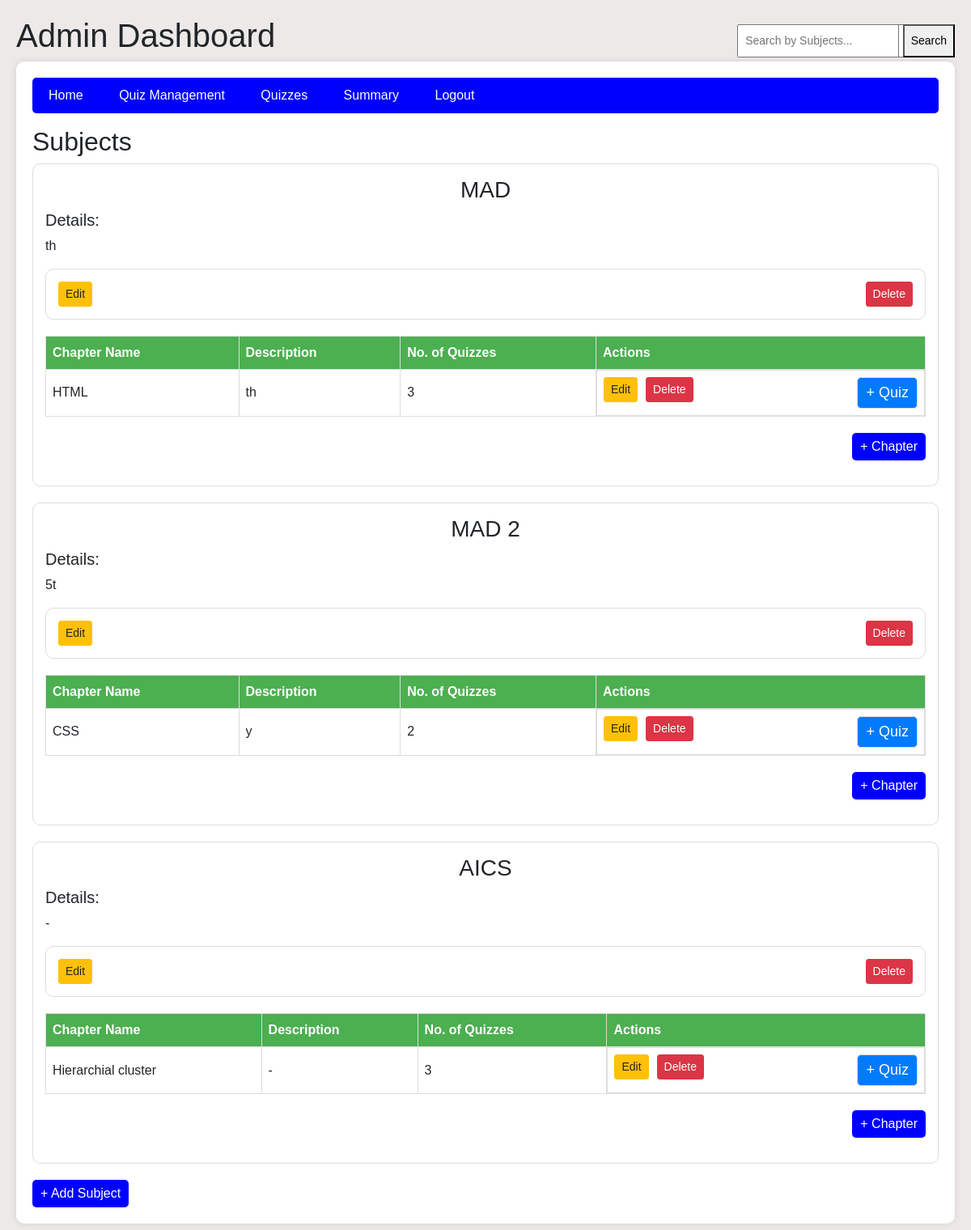
/admin/quiz_management, run on the app's committed database.
### model/model.py (models this page shows)
class Subject(db.Model):
    __tablename__ = "subjects"
    id = db.Column(db.Integer, primary_key=True)
    name = db.Column(db.String(100), nullable=False)
    description = db.Column(db.String(700), nullable=True)
    chapters = db.relationship("Chapter", back_populates="subject", cascade="all, delete-orphan")

class Chapter(db.Model):
    __tablename__ = "chapters"
    id = db.Column(db.Integer, primary_key=True)
    name = db.Column(db.String(100), nullable=False)
    description = db.Column(db.String(700), nullable=False)
    subject_id = db.Column(db.Integer, db.ForeignKey("subjects.id"), nullable=False)
    subject = db.relationship("Subject", back_populates="chapters")
    quizzes = db.relationship("Quiz", back_populates="chapter", cascade="all, delete-orphan")

### controllers/controllers.py (the view)
@controllers.route('/admin/quiz_management', methods = ['get', 'post'])
def admin_quiz_management():
    search_query = request.args.get('search', '').strip()  # Get search query from URL
    if search_query:
        subjects = Subject.query.filter(Subject.name.ilike(f"%{search_query}%")).all()  # Case-insensitive search
    else:
        subjects = Subject.query.all()  # Fetch all subjects for the dashboard
    chapters = Chapter.query.all()  # Fetch all chapters
    quizzes = Quiz.query.all()  # Fetch all quizzes
    questions = Question.query.all()  # Fetch all questions
    return render_template('admin_dashboard_1.html', subjects=subjects, chapters=chapters, quizzes=quizzes, questions=questions , search_query=search_query)

### templates/admin_dashboard_1.html (shortened to what this page needs)
<!DOCTYPE html>
<html lang="en">
<head>
    <link href="https://stackpath.bootstrapcdn.com/bootstrap/4.5.2/css/bootstrap.min.css" rel="stylesheet">
</head>
<body>
    <h1>Admin Dashboard</h1>
    <div class="dashboard-container">
        <div class="nav-bar">
            <div>
                <a href="{{ url_for('controllers.admin_dashboard') }}">Home</a>
                <a href="{{ url_for('controllers.admin_quiz_management') }}">Quiz Management</a>
                <a href="{{ url_for('controllers.admin_quizzes') }}">Quizzes</a>
                <a href="{{ url_for('controllers.admin_summary') }}">Summary</a>
                <a href="{{ url_for('controllers.logout') }}">Logout</a>
            </div>
            <div class="search-container">
            </div>
        </div>
    <div class="search-container">
        <form method="GET" action="{{ url_for('controllers.admin_quiz_management') }}">
            <input type="text" name="search" value="{{ search_query }}" placeholder="Search by Subjects...">
            <button type="submit">Search</button>
        </form>
    </div>
    <h2>Subjects</h2>
    {% for subject in subjects %}
    <div class="subject-box">
        <h3 align = "center">{{ subject.name }}</h3>
        <h5>Details:</h5>
        <p>
            {{subject.description}}
        </p>
        <div class = "sub-btn" >
            <form align = 'right' action = "{{ url_for('controllers.edit_subject', subject_id=subject.id)  }}" method ="get">
                <button class="btn btn-sm btn-warning">Edit</button>
            </form>
            <form align = 'right'  action = "{{ url_for('controllers.delete_subject', subject_id=subject.id) }}" method = "POST">
                <button class="btn btn-sm btn-danger" onclick="return confirm('Are you sure you want to delete Subject : {{subject.name}}?');">Delete</button>
            </form>
        </div>
        <table class="chapter-table">
            <thead>
                <tr>
                    <th>Chapter Name</th>
                    <th>Description</th>
                    <th>No. of Quizzes</th>
                    <th>Actions</th>
                </tr>
            </thead>
            <tbody>
                {% for chapter in subject.chapters %}
                <tr>
                    <td>{{ chapter.name }}</td>
                    <td>{{ chapter.description }}</td>
                    <td>{{ chapter.quizzes|length }}</td>
                    <td class="btn-inline">
                        <form  action = "{{ url_for('controllers.edit_chapter', chapter_id=chapter.id, subject_id = subject.id)  }}" method ="get" >
                            <button class="btn btn-sm btn-warning">Edit</button>
                        </form>
                        <form   action = "{{ url_for('controllers.delete_chapter', chapter_id=chapter.id) }}" method = "POST">
                            <button class="btn btn-sm btn-danger" onclick="return confirm('Are you sure you want to delete Chapter : {{chapter.name}}?');">Delete</button>
                        </form>
                        <form class = 'btn-quiz' action = "{{ url_for('controllers.create_quiz', chapter_id=chapter.id , subject_id = subject.id) }}" >
                            <button class="btn btn-primary">+ Quiz</button>
                        </form>
                    </td>
                </tr>
                {% endfor %}
            </tbody>
        </table>
            <form method="GET" action="{{ url_for('controllers.create_chapter', subject_id=subject.id) }}" style="display: inline;">
                <p align="right">
                 <button type="submit" class="btn-add">+ Chapter</button>
                </p>
            </form>
    </div>
    {% endfor %}
    <form method="GET" action="{{ url_for('controllers.create_subject') }}" style="display: inline;">
        <button type="submit" class="btn-add">+ Add Subject</button>
    </form>
</div>
</body>
</html>

### templates/admin_dashboard_1.html (style rules this page uses)
body { font-family: Arial, sans-serif; margin: 0; padding: 20px; background-color: rgb(237, 233, 233); }
.search-container { position: absolute; right: 20px; top: 20px; }
.search-container input[type="text"] { padding: 8px; font-size: 14px; }
.search-container button { padding: 8px; font-size: 14px; }
table { width: 100%; border-collapse: collapse; margin-bottom: 20px; }
table, th, td { border: 1px solid #ddd; }
th, td { padding: 10px; text-align: left; }
th { background-color: #4CAF50; color: white; }
.dashboard-container { max-width: 1200px; margin: auto; background: white; padding: 20px; border-radius: 10px; box-shadow: 0px 0px 10px rgba(0, 0, 0, 0.1); }
.nav-bar { display: flex; justify-content: space-between; background: blue; padding: 10px; color: white; border-radius: 5px; }
.nav-bar a { color: white; margin: 0 10px; text-decoration: none; }
.search-container { display: flex; justify-content: flex-end; margin: 10px 0; }
.search-container input { padding: 5px; width: 200px; }
.subject-box { border: 1px solid #ddd; border-radius: 10px; padding: 15px; margin-bottom: 20px; }
.chapter-table { width: 100%; border-collapse: collapse; margin-top: 10px; }
.chapter-table th, .chapter-table td { border: 1px solid #ddd; padding: 8px; text-align: left; }
.btn-add { background-color: blue; color: white; border: none; padding: 5px 10px; border-radius: 5px; cursor: pointer; }
.btn-inline { display: flex; gap: 10px; }
.sub-btn { border: 1px solid #ddd; border-radius: 10px; padding: 15px; margin-bottom: 20px; display: flex; justify-content: space-between; align-items: center; }
.btn-quiz { margin-left: auto; display: flex; }
.btn-quiz button { background-color: #007bff; color: white; padding: 5px 10px; border: 1px solid #ddd; border-radius: 5px; font-size: 18px; }

### data on the page
Subject: name "MAD", description "th"
Chapter: name "HTML", description "th", quizzes|length "3"
Subject: name "MAD 2", description "5t"
Chapter: name "CSS", description "y", quizzes|length "2"
Subject: name "AICS", description "-"
Chapter: name "Hierarchial cluster", description "-", quizzes|length "3"
